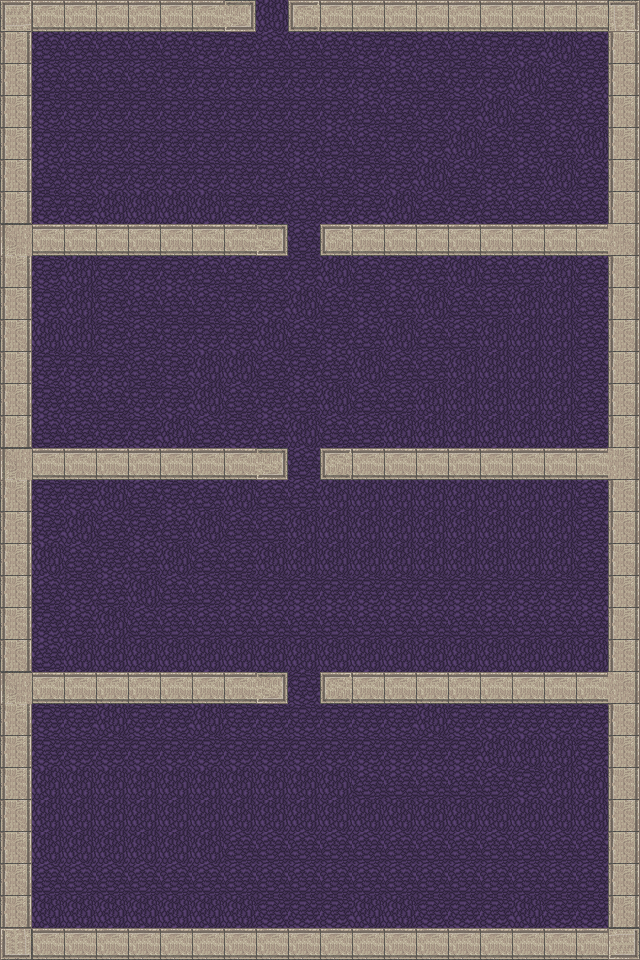

This is a level from a 2D game, rendered from its Tiled map with the project's own tilesets. A one-line summary and the map file follow, with tile-layer data summarised:
An orthogonal 20x30 tile map with 32x32 px tiles, 2 tile layers (background, walls), 4 tilesets and 27 objects (11x block, 4x floor_switch, 3x blue_enemy, 3x room, 2x jar, ...).

<map version="1.0" orientation="orthogonal" width="20" height="30" tilewidth="32" tileheight="32">
 <tileset firstgid="1" name="dark_indigo_cobblestone" tilewidth="32" tileheight="32">
  <image source="../textures/dark_indigo_cobblestone.png" width="32" height="32" />
 </tileset>
 <tileset firstgid="2" name="dark_indigo_2" tilewidth="32" tileheight="32">
  <image source="../textures/dark_indigo_cobblestone2.png" width="32" height="32" />
 </tileset>
 <tileset firstgid="3" name="dark_indigo_3" tilewidth="32" tileheight="32">
  <image source="../textures/dark_indigo_cobblestone3.png" width="32" height="32" />
 </tileset>
 <tileset firstgid="4" name="block_wall" tilewidth="32" tileheight="32">
  <image source="../textures/block_wall.png" width="128" height="128" />
 </tileset>
 <layer name="background" width="20" height="30">
  <data>[600 cells, 600 non-empty, 3 distinct tile ids]</data>
 </layer>
 <layer name="walls" width="20" height="30">
  <data>[600 cells, 146 non-empty, 10 distinct tile ids]</data>
 </layer>
 <objectgroup name="enemy" width="20" height="30">
  <object name="enemy1" type="blue_enemy" x="85" y="591" width="32" height="32">
   <properties>
    <property name="dir" value="right" />
   </properties>
  </object>
  <object name="enemy2" type="blue_enemy" x="523" y="584" width="32" height="32">
   <properties>
    <property name="dir" value="left" />
   </properties>
  </object>
  <object name="enemy3" type="blue_enemy" x="288" y="515" width="32" height="32">
   <properties>
    <property name="dir" value="down" />
   </properties>
  </object>
 </objectgroup>
 <objectgroup name="environment" width="20" height="30">
  <object name="jar" type="jar" x="32" y="320" width="32" height="32">
   <properties>
    <property name="color" value="blue" />
   </properties>
  </object>
  <object name="jar" type="jar" x="576" y="320" width="32" height="32">
   <properties>
    <property name="color" value="red" />
   </properties>
  </object>
 </objectgroup>
 <objectgroup name="rooms" width="20" height="30" visible="0">
  <object name="room1" type="room" x="0" y="672" width="640" height="288" />
  <object name="room2" type="room" x="0" y="448" width="640" height="256" />
  <object name="room3" type="room" x="0" y="224" width="640" height="256" />
 </objectgroup>
 <objectgroup name="map_links" width="20" height="30">
  <object name="to_puzzle_room" type="door" x="256" y="0" width="32" height="32">
   <properties>
    <property name="dest_link" value="entrance" />
    <property name="dest_map" value="puzzle_room" />
    <property name="entrance_dir" value="down" />
    <property name="switch" value="switch3 switch4" />
   </properties>
  </object>
  <object name="player_start" type="map_link" x="51" y="874" width="32" height="32">
   <properties>
    <property name="entrance_dir" value="up" />
   </properties>
  </object>
 </objectgroup>
 <objectgroup name="blocks" width="20" height="30">
  <object name="block" type="block" x="224" y="800" width="32" height="32" />
  <object name="block" type="block" x="288" y="800" width="32" height="32" />
  <object name="block" type="block" x="352" y="800" width="32" height="32">
   <properties>
    <property name="moveable" value="true" />
   </properties>
  </object>
  <object name="block" type="block" x="96" y="800" width="32" height="32" />
  <object name="block" type="block" x="480" y="800" width="32" height="32" />
  <object name="block" type="block" x="416" y="800" width="32" height="32" />
  <object name="block" type="block" x="160" y="800" width="32" height="32">
   <properties>
    <property name="moveable" value="true" />
   </properties>
  </object>
  <object name="block" type="block" x="160" y="320" width="32" height="32" />
  <object name="block" type="block" x="256" y="320" width="32" height="32" />
  <object name="block" type="block" x="352" y="320" width="32" height="32" />
  <object name="block" type="block" x="448" y="320" width="32" height="32" />
 </objectgroup>
 <objectgroup name="logic" width="20" height="30">
  <object name="switch2" type="floor_switch" x="352" y="800" width="32" height="32">
   <properties>
    <property name="sticky" value="true" />
   </properties>
  </object>
  <object name="switch1" type="floor_switch" x="160" y="800" width="32" height="32">
   <properties>
    <property name="sticky" value="true" />
   </properties>
  </object>
  <object name="barrier1" type="barrier" x="288" y="672" width="32" height="32">
   <properties>
    <property name="switch" value="switch1 switch2" />
   </properties>
  </object>
  <object name="barrier2" type="barrier" x="288" y="448" width="32" height="32">
   <properties>
    <property name="cleared" value="enemy1 enemy2 enemy3" />
   </properties>
  </object>
  <object name="switch3" type="floor_switch" x="64" y="512" width="32" height="32">
   <properties>
    <property name="activating_class" value="jar" />
   </properties>
  </object>
  <object name="switch4" type="floor_switch" x="544" y="512" width="32" height="32">
   <properties>
    <property name="activating_class" value="jar" />
   </properties>
  </object>
 </objectgroup>
</map>
